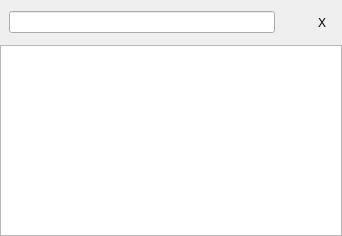
<?xml version="1.0" encoding="UTF-8"?>
<ui version="4.0">
 <class>Dialog</class>
 <widget class="QDialog" name="Dialog">
  <property name="geometry">
   <rect>
    <x>0</x>
    <y>0</y>
    <width>342</width>
    <height>236</height>
   </rect>
  </property>
  <property name="sizePolicy">
   <sizepolicy hsizetype="Preferred" vsizetype="Preferred">
    <horstretch>0</horstretch>
    <verstretch>0</verstretch>
   </sizepolicy>
  </property>
  <property name="minimumSize">
   <size>
    <width>300</width>
    <height>0</height>
   </size>
  </property>
  <property name="windowTitle">
   <string>Application launcher </string>
  </property>
  <property name="sizeGripEnabled">
   <bool>false</bool>
  </property>
  <layout class="QVBoxLayout" name="verticalLayout">
   <property name="spacing">
    <number>0</number>
   </property>
   <property name="margin">
    <number>0</number>
   </property>
   <item>
    <widget class="QFrame" name="panel">
     <property name="autoFillBackground">
      <bool>true</bool>
     </property>
     <property name="frameShape">
      <enum>QFrame::NoFrame</enum>
     </property>
     <property name="frameShadow">
      <enum>QFrame::Raised</enum>
     </property>
     <layout class="QHBoxLayout" name="horizontalLayout">
      <property name="spacing">
       <number>-1</number>
      </property>
      <property name="leftMargin">
       <number>0</number>
      </property>
      <property name="rightMargin">
       <number>0</number>
      </property>
      <item>
       <widget class="HorizSizeGrip" name="leftSizer" native="true">
        <property name="sizePolicy">
         <sizepolicy hsizetype="Fixed" vsizetype="Preferred">
          <horstretch>0</horstretch>
          <verstretch>0</verstretch>
         </sizepolicy>
        </property>
        <property name="minimumSize">
         <size>
          <width>3</width>
          <height>0</height>
         </size>
        </property>
        <property name="maximumSize">
         <size>
          <width>3</width>
          <height>16777215</height>
         </size>
        </property>
        <property name="cursor">
         <cursorShape>SizeHorCursor</cursorShape>
        </property>
       </widget>
      </item>
      <item>
       <widget class="QLineEdit" name="commandEd"/>
      </item>
      <item>
       <widget class="QToolButton" name="actionButton">
        <property name="text">
         <string/>
        </property>
        <property name="icon">
         <iconset theme="go-down"/>
        </property>
        <property name="popupMode">
         <enum>QToolButton::InstantPopup</enum>
        </property>
        <property name="autoRaise">
         <bool>true</bool>
        </property>
        <property name="arrowType">
         <enum>Qt::NoArrow</enum>
        </property>
       </widget>
      </item>
      <item>
       <widget class="QToolButton" name="closeButton">
        <property name="focusPolicy">
         <enum>Qt::NoFocus</enum>
        </property>
        <property name="text">
         <string notr="true">X</string>
        </property>
        <property name="icon">
         <iconset theme="window-close"/>
        </property>
        <property name="autoRaise">
         <bool>true</bool>
        </property>
       </widget>
      </item>
      <item>
       <widget class="HorizSizeGrip" name="rightSizer" native="true">
        <property name="sizePolicy">
         <sizepolicy hsizetype="Fixed" vsizetype="Preferred">
          <horstretch>0</horstretch>
          <verstretch>0</verstretch>
         </sizepolicy>
        </property>
        <property name="minimumSize">
         <size>
          <width>3</width>
          <height>0</height>
         </size>
        </property>
        <property name="maximumSize">
         <size>
          <width>3</width>
          <height>16777215</height>
         </size>
        </property>
        <property name="cursor">
         <cursorShape>SizeHorCursor</cursorShape>
        </property>
        <property name="accessibleName">
         <string notr="true"/>
        </property>
        <property name="accessibleDescription">
         <string notr="true"/>
        </property>
       </widget>
      </item>
     </layout>
    </widget>
   </item>
   <item>
    <widget class="QListView" name="commandList">
     <property name="focusPolicy">
      <enum>Qt::NoFocus</enum>
     </property>
     <property name="horizontalScrollBarPolicy">
      <enum>Qt::ScrollBarAlwaysOff</enum>
     </property>
     <property name="tabKeyNavigation">
      <bool>true</bool>
     </property>
     <property name="alternatingRowColors">
      <bool>true</bool>
     </property>
    </widget>
   </item>
  </layout>
 </widget>
 <layoutdefault spacing="6" margin="11"/>
 <customwidgets>
  <customwidget>
   <class>HorizSizeGrip</class>
   <extends>QWidget</extends>
   <header>widgets.h</header>
   <container>1</container>
  </customwidget>
 </customwidgets>
 <tabstops>
  <tabstop>closeButton</tabstop>
 </tabstops>
 <resources/>
 <connections/>
</ui>
